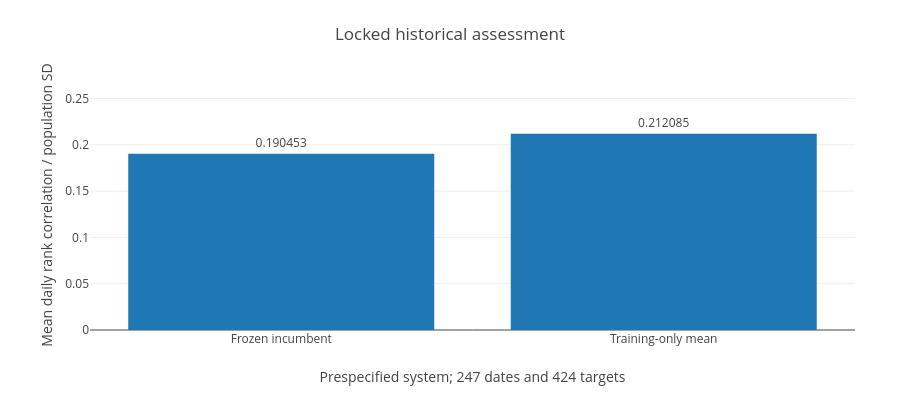

Here is the notebook cell this chart was saved with:
### Markdown cell above
## Complete the assessment and report the control
Before final access, the incumbent reconstruction exactly replayed archived development predictions for 175 dates and 424 targets. The final model and assessment contract were then locked.

On the documented historical reservation of **247 dates, IDs 1714-1960**, the frozen incumbent scored **0.190453** versus **0.212085** for the training-only historical mean. All 424 targets were included and no requested dates were excluded from the primary score.

The difference was **-0.021632**, with a conditional paired 95% interval of **[-0.133651, +0.080336]**. There was no demonstrated advantage. The outcome was recorded without final-period model refitting or post-assessment reselection. Access outside the available evidence cannot be independently excluded; this is a documented historical assessment, not a claim of Kaggle hidden-test performance.

[Standalone static figure](../reports/figures/portfolio_final.svg)

### Code cell


### Figure 1 — Plotly figure (JSON) as saved in the notebook; plotly's stock layout.template omitted (floating-point values rounded to 4 significant figures)
{"data": [{"type": "bar", "x": ["Frozen incumbent", "Training-only mean"], "y": [0.1905, 0.2121], "text": ["0.190453", "0.212085"], "textposition": "outside"}], "layout": {"width": 900, "height": 420, "title": {"text": "Locked historical assessment"}, "margin": {"l": 90, "r": 45, "t": 80, "b": 90}, "yaxis": {"range": [0, 0.27], "title": {"text": "Mean daily rank correlation / population SD"}}, "xaxis": {"title": {"text": "Prespecified system; 247 dates and 424 targets"}}}}
